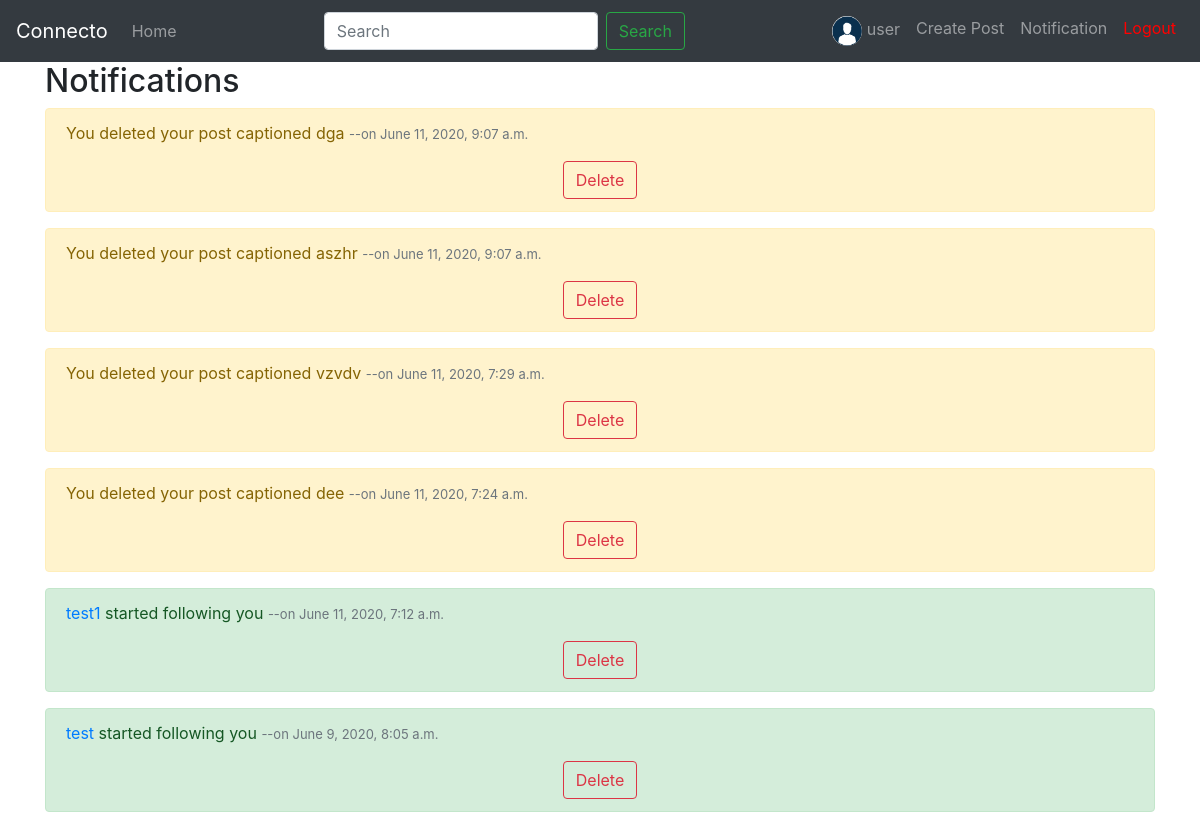
The page /home/notifications/ (signed in) on the database its author committed.
### account/models.py (models this page shows, shortened)
class Profile(models.Model) :
	user = models.OneToOneField(User,on_delete = models.CASCADE,related_name='profile')
	user_image = models.ImageField(upload_to='Profiles',default='default/profile.png')
	bio = models.CharField(max_length=100,blank=True)
	connection = models.CharField(max_length=255,blank=True)
	follower = models.IntegerField(default=0)
	following = models.IntegerField(default =0 )

### userpage/models.py (models this page shows, shortened)
class Notification(models.Model) :
	to = models.ForeignKey(User,on_delete=models.CASCADE,related_name='receiver')
	seen = models.BooleanField(default=False)
	ref_user = models.ForeignKey(User,on_delete=models.CASCADE,blank=True,null=True,related_name='referenced_user')
	ref_post = models.ForeignKey(Post,on_delete=models.CASCADE,blank=True,null=True,related_name='referenced_post')
	content = models.TextField()
	date = models.DateTimeField(auto_now_add=True)
	type = models.CharField(max_length=255)

### userpage/views.py (the view)
# urls.py: path('notifications/',views.notification,name='notification'),
@login_required
def notification(request) :
	notifications_all = Notification.objects.filter(to = request.user).order_by('-date')
	data = {
		'notifications_all' : notifications_all,
	}
	return render(request,'userpage/notifications.html',data)

### templates/userpage/notifications.html (shortened to what this page needs)
{% extends "base.html" %}
{% block body %}
	<div class="container">
		<h2>Notifications</h2>
		{%for i in notifications_all%}
			{% if i.type == 'liked' %}
				{% include "userpage/snippets/likednotif.html" %}
			{% elif i.type == 'followed' %}
				{% include "userpage/snippets/followednotif.html" %}
			{% elif i.type == 'postdelete' %}
				{% include "userpage/snippets/postdeletenotif.html" %}
			{% endif %}
		{%empty%}
		<p>No notifications</p>
		{%endfor%}
	</div>
{% endblock body %}

### templates/base.html (shortened to what this page needs)
{%load static%}
<!DOCTYPE html>
<html>
<head>
    <link rel="stylesheet" href="https://use.fontawesome.com/releases/v5.12.0/css/all.css">
    <link rel="stylesheet" href="https://cdnjs.cloudflare.com/ajax/libs/font-awesome/4.7.0/css/font-awesome.min.css">
    <link rel="stylesheet" href="https://cdnjs.cloudflare.com/ajax/libs/ionicons/2.0.1/css/ionicons.min.css">
    <link rel="stylesheet" href="{%static 'fonts/fontawesome5-overrides.min.css'%}">
    <link rel="stylesheet" href="https://cdnjs.cloudflare.com/ajax/libs/aos/2.1.1/aos.css">
    <link rel="stylesheet" href="https://cdnjs.cloudflare.com/ajax/libs/magnific-popup.js/1.1.0/magnific-popup.min.css">
    <link rel="stylesheet" href="{%static "css/styles.min.css"%}">
    <link href="https://stackpath.bootstrapcdn.com/bootstrap/4.5.0/css/bootstrap.min.css" rel="stylesheet">
</head>
<nav class="navbar navbar-expand-lg navbar-dark bg-dark">
  <a class="navbar-brand" href="/" style="border:none">
  Connecto
  </a>
  <div class="collapse navbar-collapse" id="navbarSupportedContent">
    <ul class="navbar-nav mr-auto">
      <li class="nav-item mx-auto">
        <a class="nav-link btn btn-outline-secondary" style="border:none" href="/">Home
          <span class="sr-only">(current)</span></a>
      </li>
    </ul>
    {%if request.user.is_authenticated%}
    <form class="form-inline my-2 my-lg-0" action="/home/search/" method="GET">
      <input class="form-control mr-sm-2" type="search" placeholder="Search" aria-label="Search" name="username">
      <button class="btn btn-outline-success my-2 my-sm-0" type="submit">Search</button>
    </form>
    <ul class="navbar-nav ml-auto">
      <li class="nav-item mx-auto">
        <a href="{% url 'userProfile' request.user %}" class="nav-link">
          <img src="{{request.user.profile.user_image.url}}" class="mx-auto" alt='Unable to load' id="profileImg">
          {{request.user}}
        </a>
      </li>
      <li class="nav-item mx-auto">
        <a role='button' type="button" class="nav-link" data-toggle="modal" data-target="#postModal"
        style="border:none">
            Create Post
        </a>
      </li>
      <li class="nav-item mx-auto">
        <a role='button' type="button" class="nav-link" style="border:none;" href="{% url 'notification' %}">
            Notification
        </a>
      </li>
      <li class="nav-item mx-auto">
          <a href="{% url 'logout' %}" role='button' class="nav-link" style="border:none;color:red;">
              Logout
          </a>
      </li>
    </ul>
    {%endif%}
  </div>
</nav>
<body>
	{%block body%}{%endblock%}
</body>
</html>

### templates/userpage/snippets/postdeletenotif.html (shortened to what this page needs)
<div class="alert alert-warning notify_div" id="{{i.id}}">
	<p>{{i.content}}
	<span class="text-muted" style="font-size:small">--on {{i.date}}</span></p>
	<div class="row">
	<a href="{% url 'notification_delete' i.id %}" class="btn btn-outline-danger mx-auto delete" id="{{i.id}}">Delete</a>
	</div>
</div>

### templates/userpage/snippets/followednotif.html (shortened to what this page needs)
<div class="alert alert-success notify_div" id="{{i.id}}">
	<p>{%if i.to == request.user%}
	<a href="{% url 'userProfile' i.ref_user.username%}">{{i.ref_user.username}}</a>
	{{i.content}}
	<span class="text-muted" style="font-size:small">--on {{i.date}}</span>
		{%endif%}</p>
	<div class="row">
		<a href="{% url 'notification_delete' i.id %}" class="btn btn-outline-danger mx-auto delete" id="{{i.id}}">Delete</a>
	</div>
</div>

### rows shown on the page
Notification: content "You deleted your post captioned dga", date "June 11, 2020, 9:07 a.m."
Notification: content "You deleted your post captioned aszhr", date "June 11, 2020, 9:07 a.m."
Notification: content "You deleted your post captioned vzvdv", date "June 11, 2020, 7:29 a.m."
Notification: content "You deleted your post captioned dee", date "June 11, 2020, 7:24 a.m."
Notification: ref_user.username "test1", content "started following you", date "June 11, 2020, 7:12 a.m."
Notification: ref_user.username "test", content "started following you", date "June 9, 2020, 8:05 a.m."

### other values the page prints
{{ request.user }} "user"
